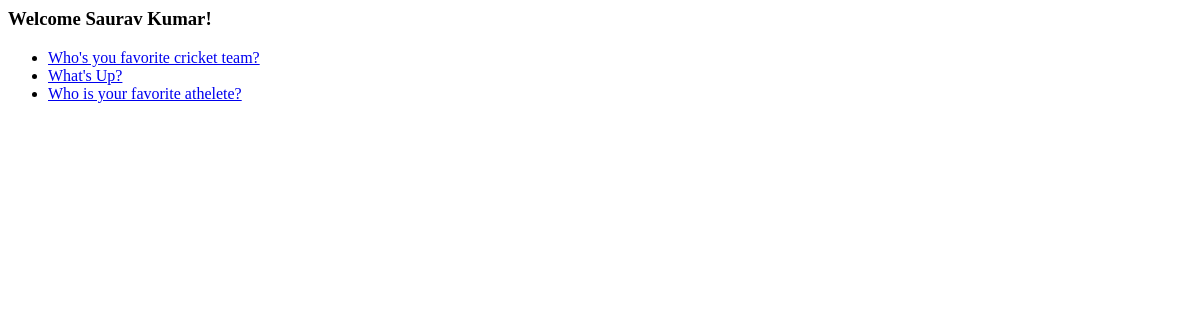
/polls/, run on an earlier commit of the app's database.
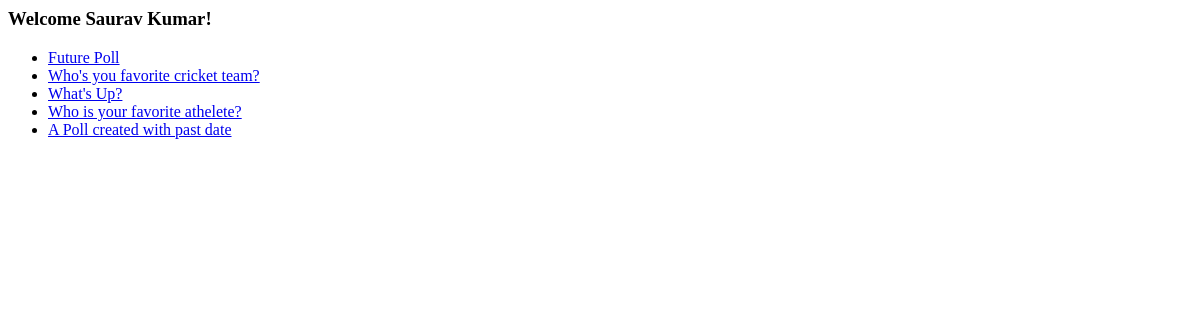
And on a later commit of the database.
### polls/models.py (models this page shows, shortened)
class Poll(models.Model):
    question = models.CharField(max_length=200)
    pub_date = models.DateTimeField('date published')
    def was_published_recently(self):
        return self.pub_date >= timezone.now() - datetime.timedelta(days=1)
    was_published_recently.admin_order_field = 'pub_date'
    was_published_recently.boolean = True
    was_published_recently.short_description = 'Published recently?'

### polls/views.py (the view)
def index(request):
    latest_poll_list = Poll.objects.all().order_by('-pub_date')[:5]
    '''now it contains first 5 latest poll.'''
    '''t = loader.get_template('polls/index.html')
    c = Context({
        'latest_poll_list': latest_poll_list,
        'User': 'Saurav Kumar'
    })

    return HttpResponse(t.render(c))
    '''
    return render_to_response('polls/index.html', {
        'latest_poll_list': latest_poll_list,
        'User': 'Saurav Kumar'
        })

### templates/polls/index.html
<h3>Welcome {{User}}! </h3>
{% if latest_poll_list %}
    <ul>
    {% for poll in latest_poll_list %}
        <li><a href="/polls/{{ poll.id }}/">{{ poll.question }}</a></li>
    {% endfor %}
    </ul>
{% else %}
    <p>No polls are available.</p>
{% endif %}

What changed in the data, as far as the page shows it:
added Poll: question "Future Poll"
added Poll: question "A Poll created with past date"
